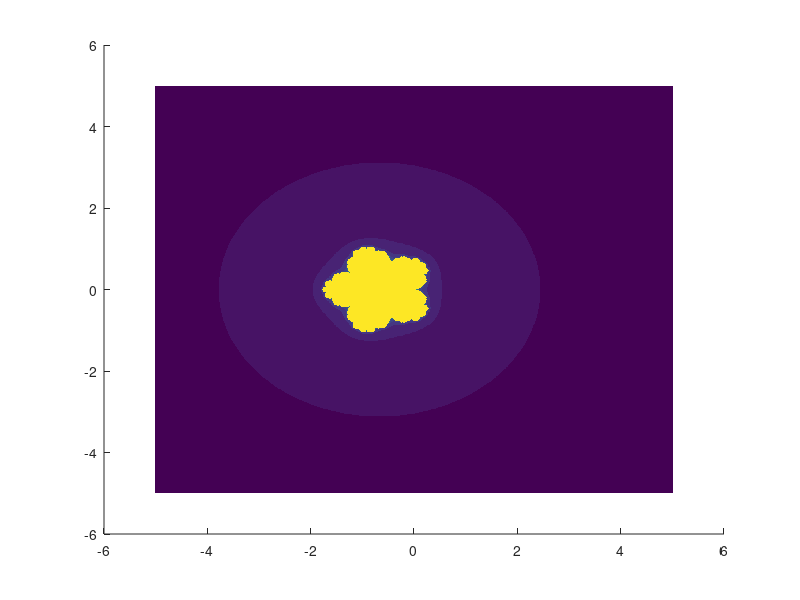

This figure's MATLAB source:
total_it=300; %we will iterate a given function a reasonably large number of times
img_size=[1000 1000]; %number of values that we wish to iterate
lims=[-5 5 -5 5]; %set the limits for our plot of the filled Julia set
im_step=(lims(4)-lims(3))/(img_size(2)-1); %increments 'along' real axis
re_step=(lims(2)-lims(1))/(img_size(1)-1); %increments 'along' imaginary axis

%these are all the values of 'z' that we apply the given function to

%these are the real parts of these values
res=lims(1):re_step:lims(2); 
%imaginary parts of these values
ims=lims(3):im_step:lims(4);
%create the values of z
z=bsxfun(@plus, res(:), (ims(:)*1i)');
colour=inf(size(z)); %this is a matrix that will 'encode' the colour of the Julia set at a given point (value)

for iteration=1:total_it
    %determine which values are 'close to infinity' and which are not
    index=isinf(z);
    %apply the function to those values which are 'less than infinity';
    %this function is the one whose filled Julia set is given in Figure
    %11(d); note that this function can be changed to plot the filled Julia set of another function
    z(~index)=(z(~index)+(1/((5)^(1/4)))).^5-(1/((5)^(5/4)));
    %ensure that the colour of the plot at a given point(value) depends on
    %number of iterations taken to reach 'infinity'
    colour(index & isinf(colour))=iteration;
end

%ensure that the real parts of values are on the horizontal axis
colour=colour';

%plotting the graph, with correct values shown on the x and y axes
imagesc('XData',[lims(1),lims(2)],'YData',[lims(3),lims(4)],'CData',colour)
